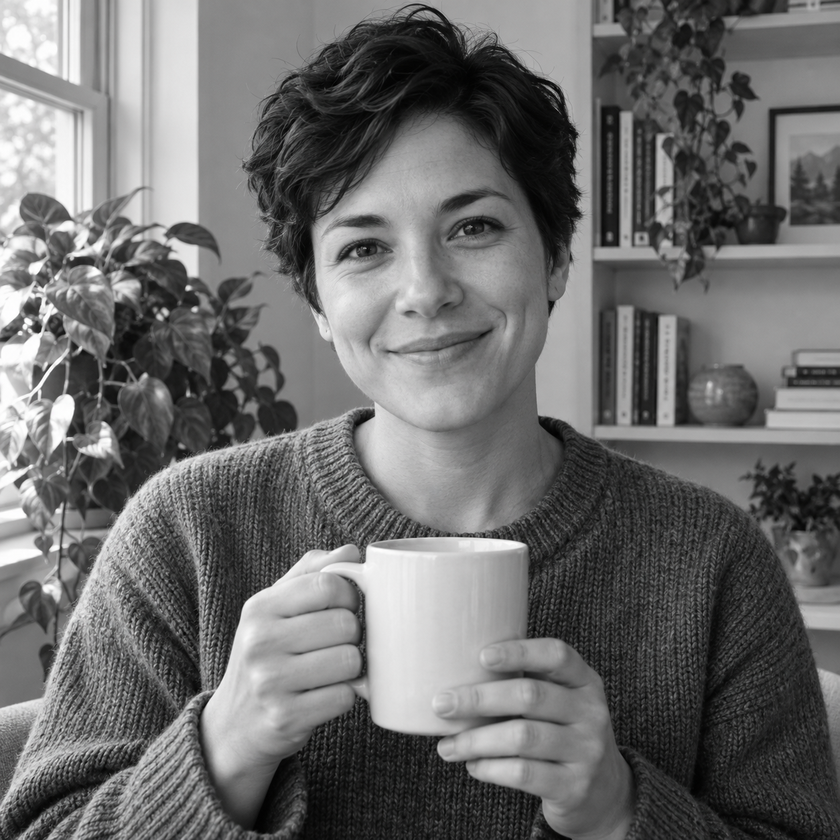
#> input picture docs/assets/resolution-source.png, 840 x 840 px, shrunk from 1254 x 1254 before the run
$ python camera-planning-visuals.py
#> lines starting #> are read from the running program, lines starting #| are printed output that depends on the picture
"""Scientific sampling illustration and conceptual floorplan; no sensor prediction."""
from pathlib import Path
import numpy as np,json,base64
import matplotlib.pyplot as plt
from matplotlib.patches import Rectangle
root=Path(__file__).resolve().parents[1];assets=root/'docs/assets'
a=plt.imread(assets/'resolution-source.png')[...,:3].astype(float)
if a.max()>1:a/=255
linear=np.where(a<=.04045,a/12.92,((a+.055)/1.055)**2.4)
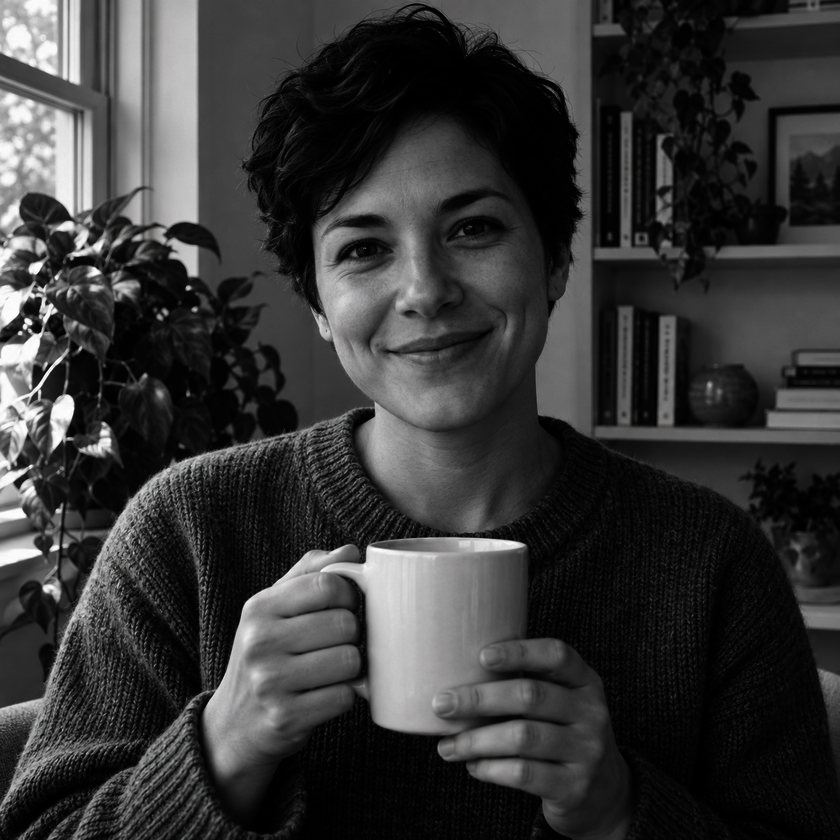
#> linear: shape (840, 840, 3) float64; mean R, G, B 0.217, 0.217, 0.217
lum=linear@np.array([.2126,.7152,.0722])
def weights(length,n):
 e=np.linspace(0,length,n+1);p=np.arange(length)
 return np.maximum(0,np.minimum(e[1:,None],p+1)-np.maximum(e[:-1,None],p))/(length/n)
def display(x):return np.where(x<=.0031308,12.92*x,1.055*x**(1/2.4)-.055)
sizes=[3,8,16,32,64,96,128,256];frames={}
fig,axes=plt.subplots(3,3,figsize=(11,12),layout='constrained')
for ax,n in zip(axes.flat,sizes):
 small=weights(lum.shape[0],n)@lum@weights(lum.shape[1],n).T
 pix=np.rint(np.clip(display(small),0,1)*255).astype('uint8')
 assert pix.shape==(n,n)
 frames[str(n)]=base64.b64encode(pix.tobytes()).decode()
 ax.imshow(pix,cmap='gray',vmin=0,vmax=255,interpolation='nearest');ax.set_title(f'{n} × {n} = {n*n:,} pixels');ax.axis('off')
#> this loop made 8 passes
#> pix on pass 1: [[177, 109, 105], [128, 143, 110], [130, 146, 68]]
#> after the loop, frames = 8 items
axes.flat[-1].imshow(display(lum),cmap='gray',vmin=0,vmax=1);axes.flat[-1].set_title('Full-resolution synthetic source');axes.flat[-1].axis('off')
fig.suptitle('Same scene, same field of view — only the sampling grid changes\nIdeal grayscale sampling; not simulated GF180 camera output',fontsize=14)
fig.savefig(assets/'resolution-comparison.png',dpi=150);plt.close(fig)
#> after `fig.savefig(assets / 'resolution-comparison.png', dpi=150)`:
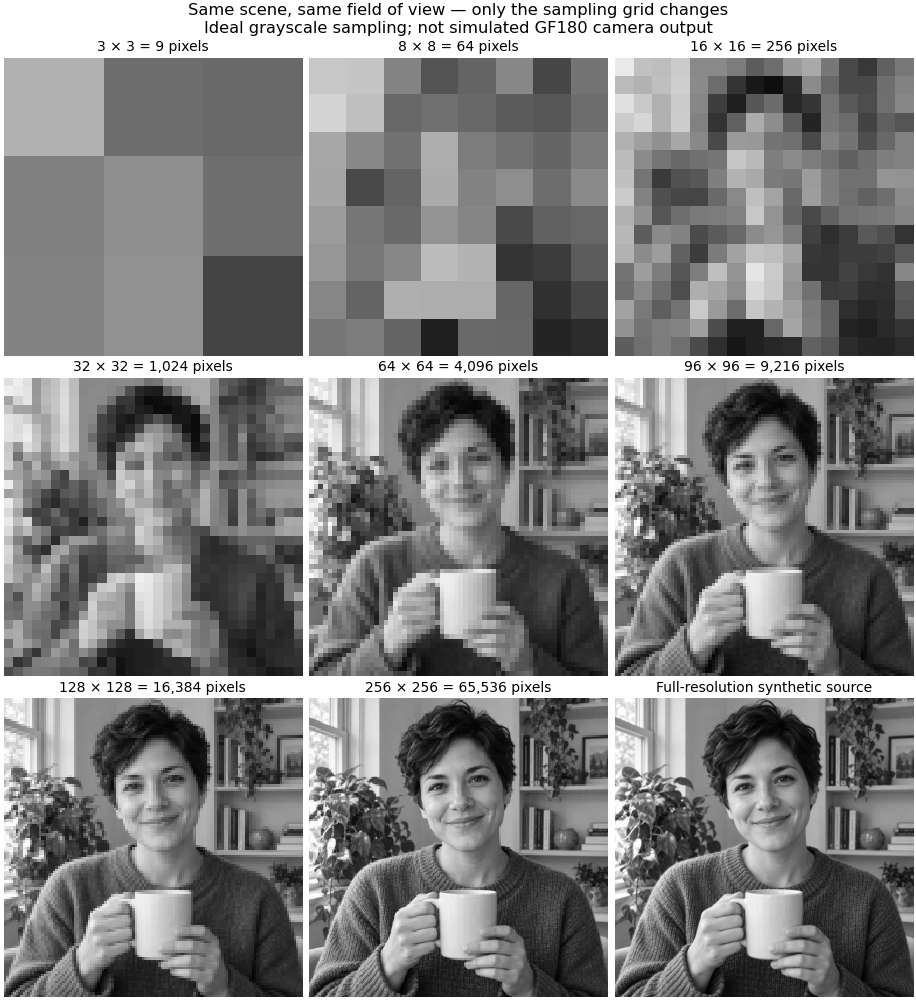
#> figure drawn by matplotlib, 9 panels
#> after `fig.savefig(assets / 'resolution-comparison.png', dpi=150)`:
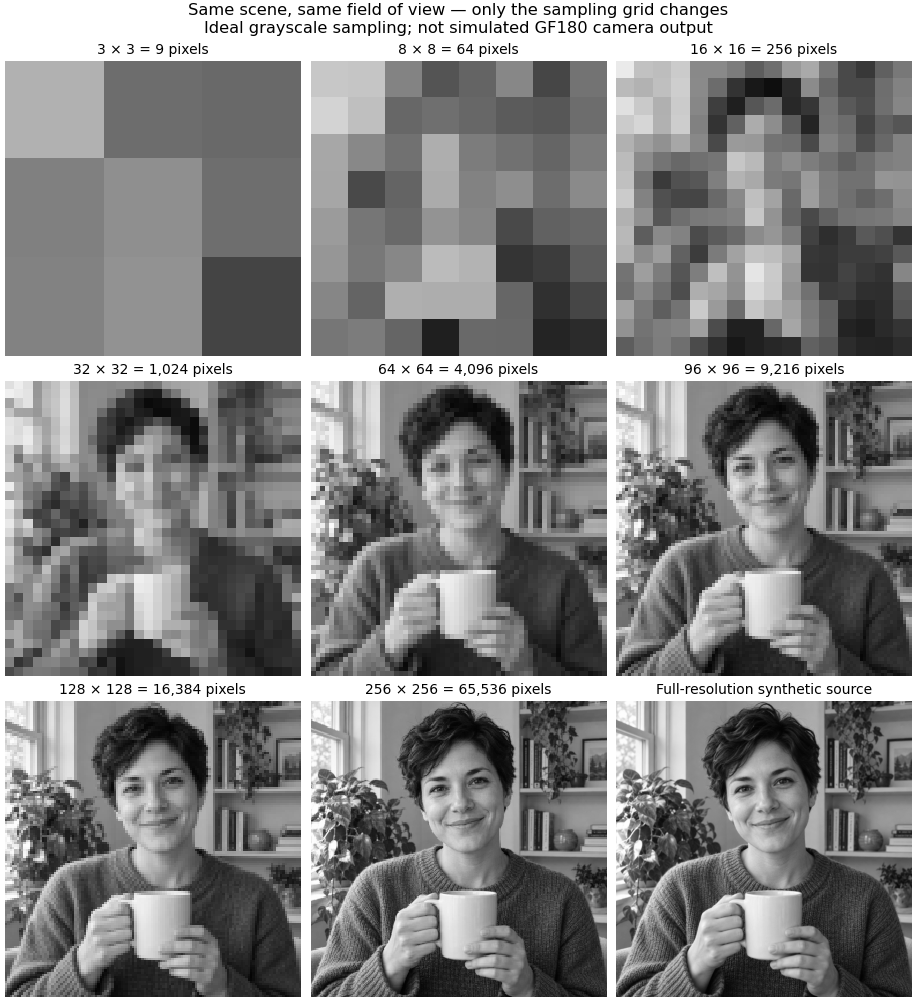
#> figure drawn by matplotlib, 9 panels
(root/'simulations/resolution-demo.json').write_text(json.dumps({'sizes':sizes,'frames_gray8_base64':frames,'method':'Linear-light area averaging, sRGB display encoding, nearest-neighbor enlargement. AI-generated source; no noise, optics or GF180 response model.'})+'\n')
fig,ax=plt.subplots(figsize=(7,8),layout='constrained')
for x,y,w,h,color,label in [(0,0,3.93,5.12,'#d5dce6',''),(.44,.44,3.05,4.24,'#f8fafc',''),(.70,1.65,2.56,2.56,'#80c8dc','64 × 64 array\n40 µm pitch (proposed)\n2.56 × 2.56 mm'),(.7,.65,2.56,.7,'#f6ce82','Column circuits, mux, buffer\nSpace reservation only'),(.46,1.65,.18,2.56,'#b5d69b','')]:
 ax.add_patch(Rectangle((x,y),w,h,facecolor=color,edgecolor='#334155',linewidth=1.3))
 if label:ax.text(x+w/2,y+h/2,label,ha='center',va='center',fontsize=10 if x else 0)
ax.text(1.965,4.91,'Pads / protection / seal ring around perimeter',ha='center',fontsize=10)
ax.text(1.965,4.40,'Core: 3.05 × 4.24 mm',ha='center',fontsize=11)
ax.text(.55,2.93,'Row control',rotation=90,ha='center',va='center',fontsize=8)
ax.set(xlim=(-.1,4.05),ylim=(-.1,5.23),xlabel='mm',ylabel='mm',title='Concept only — full slot with reserved periphery\nNot a routed or verified chip floorplan');ax.set_aspect('equal')
fig.savefig(assets/'camera-floorplan-concept.png',dpi=150);plt.close(fig)
#> after `fig.savefig(assets / 'camera-floorplan-concept.png', dpi=150)`:
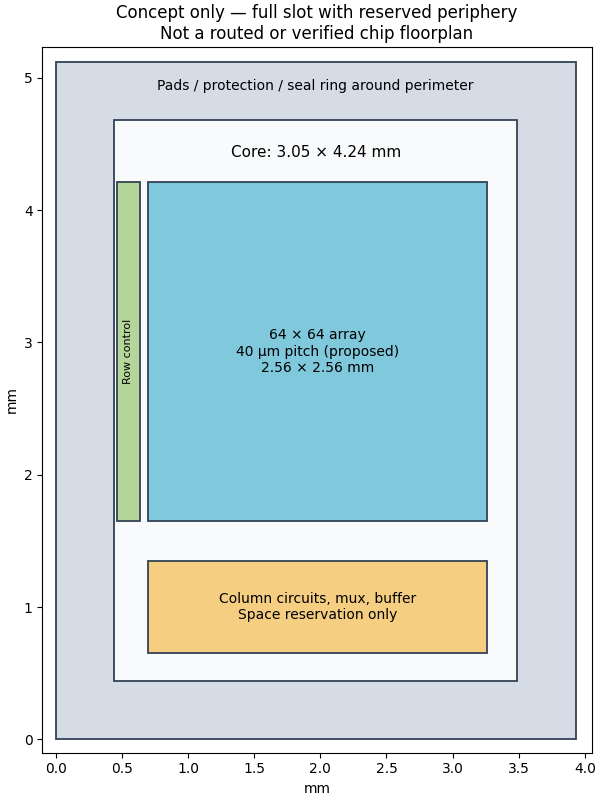
#> figure drawn by matplotlib, 1 panel
print('Wrote sampling comparison, interactive pixel data and conceptual floorplan.')
